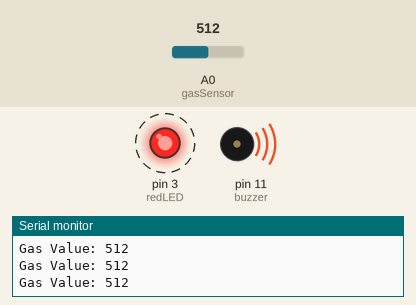
Recording of a sketch running on a simulated Arduino Uno, built with avr-gcc and run on an emulated ATmega328P. Shown: output pins drawn as LEDs (lit = HIGH), buzzer (waves = sounding), the last lines printed to the serial monitor. Dashed ring = blinking. The inputs (shaded band) are chosen by the test bench; at power-on: A0 (gasSensor) = 512.

Above: at 1.4 s.
1.5 s: A0 (gasSensor) set to 409
4.7 s: A0 (gasSensor) set to 385
At 5.3 s:
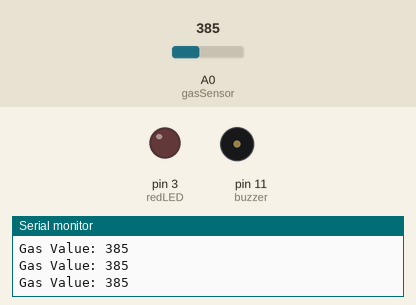
7.9 s: A0 (gasSensor) set to 410
At 8.08 s:
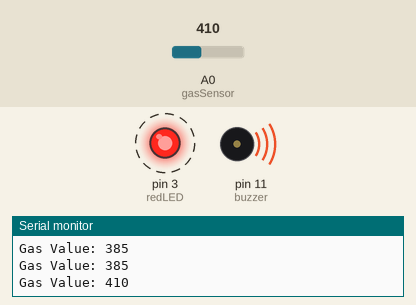
11.1 s: A0 (gasSensor) set to 0
At 12.0 s:
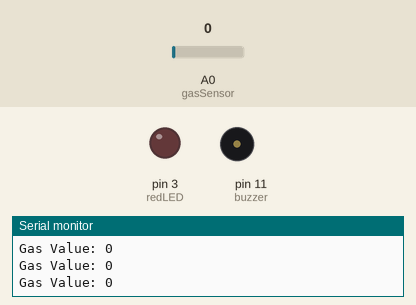
Timing chart, 0 to 13.7 s (numbered marks = the images above; inputs shaded):
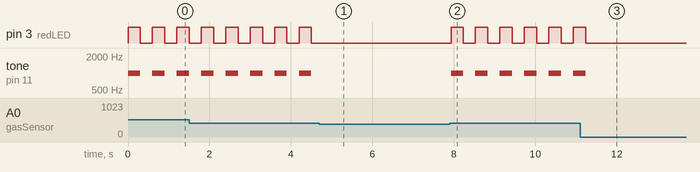

The sketch:

gas_detector1.ino
```cpp
// Pins
const int gasSensor = A0;
const int redLED = 3;
const int buzzer = 11;

// Smoke threshold
const int threshold = 400;

void setup() {
  pinMode(redLED, OUTPUT);
  pinMode(buzzer, OUTPUT);

  Serial.begin(9600);
}

void loop() {
  int gasValue = analogRead(gasSensor);

  Serial.print("Gas Value: ");
  Serial.println(gasValue);

  if (gasValue > threshold) {
    // Smoke detected
    digitalWrite(redLED, HIGH);
    tone(buzzer, 1000);   // 1000 Hz sound
    delay(300);

    digitalWrite(redLED, LOW);
    noTone(buzzer);
    delay(300);
  } else {
    // No smoke
    digitalWrite(redLED, LOW);
    noTone(buzzer);
  }
}
```

Measured:
- the behaviour switches between 401 and 400 on A0 (gasSensor) (found by bisection; images 0 and 1)
- after the input at 4.7 s, pin 3 (redLED): stops changing and stays LOW; tone on pin 11 (buzzer): stops changing and stays silent
- after the input at 7.9 s, pin 3 (redLED): alternates HIGH for 0.30 s and LOW for 0.30 s, starting at once; tone on pin 11 (buzzer): alternates 1000 Hz for 0.30 s and silent for 0.30 s, starting at once
- after the input at 11.1 s, pin 3 (redLED): goes on until 11.2 s, then stays LOW; tone on pin 11 (buzzer): goes on until 11.2 s, then stays silent
- by itself, pin 3 (redLED): alternates HIGH for 0.30 s and LOW for 0.30 s
- by itself, tone on pin 11 (buzzer): alternates 1000 Hz for 0.30 s and silent for 0.30 s
